Frame 1 (no input): blank canvas, image omitted
Frame 60 (the mouse pressed at the canvas centre just before this capture): blank canvas, image omitted
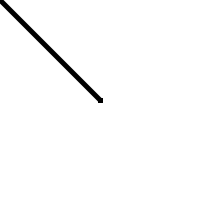
Frame 120 (the mouse held since frame 60 and released just before this capture)

The Processing sketch whose frames 1 and 60 were blank and that drew this single picture after the mouse press (run headless with seeded random() and noise(); from frame 60 on, the mouse is pressed at the canvas centre):

// Processing sketch: sketch_008_DrawItRed
// ── sketch_008_DrawItRed.pde
void setup() {
  size(200, 200);
  background(255);
}

void draw() {
  smooth();
  strokeWeight(5);
  stroke(0);
  line(pmouseX, pmouseY, mouseX, mouseY);
}

/*
By changing a single line of code, what should
you do to get a red line changing its intensity
relative to the position of the mouse
[0,0 = very dark red, almost black | 200,200 = full, intense red]?
*/
